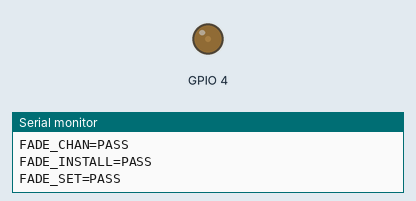
Simulated run of this sketch. Board: ESP32. Parts: output pins drawn as LEDs (lit = HIGH), the last lines printed to the serial monitor. Pins used as bus, display or sensor lines are not drawn.

Above: at 0.1 s.
At 0.7 s:
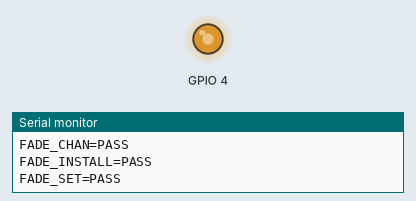
At 1.1 s:
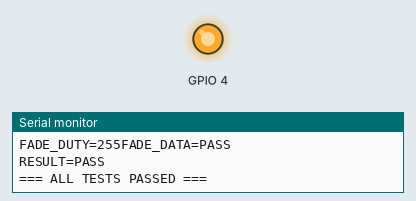
Timing chart, 0 to 2.6 s (numbered marks = the images above):
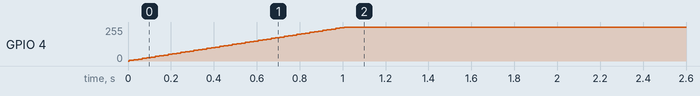

The sketch:

pwm.ino
```cpp
#include <driver/ledc.h>
void setup() {
  Serial.begin(115200);
  Serial.println("=== PWM TEST ===");
  bool pass = true;
  esp_err_t err = ESP_OK;
  ledcAttach(2, 5000, 8);
  ledcWrite(2, 128);
  Serial.println("[PWM] write 128 OK");
  ledcWrite(2, 64);
  Serial.println("[PWM] write 64 OK");
  ledcDetach(2);
  Serial.println("[PWM] detach OK");
  ledc_timer_config_t ft = {};
  ft.speed_mode = LEDC_LOW_SPEED_MODE;
  ft.duty_resolution = LEDC_TIMER_8_BIT;
  ft.timer_num = LEDC_TIMER_1;
  ft.freq_hz = 5000;
  ft.clk_cfg = LEDC_AUTO_CLK;
  err = ledc_timer_config(&ft);
  Serial.print("FADE_TIMER="); Serial.println(err == ESP_OK ? "PASS" : "FAIL");
  if (err != ESP_OK) pass = false;
  ledc_channel_config_t fc = {};
  fc.gpio_num = 4;
  fc.speed_mode = LEDC_LOW_SPEED_MODE;
  fc.channel = LEDC_CHANNEL_1;
  fc.timer_sel = LEDC_TIMER_1;
  fc.duty = 0;
  fc.hpoint = 0;
  err = ledc_channel_config(&fc);
  Serial.print("FADE_CHAN="); Serial.println(err == ESP_OK ? "PASS" : "FAIL");
  if (err != ESP_OK) pass = false;
  err = ledc_fade_func_install(0);
  Serial.print("FADE_INSTALL="); Serial.println(err == ESP_OK ? "PASS" : "FAIL");
  if (err != ESP_OK) pass = false;
  err = ledc_set_fade_with_time(LEDC_LOW_SPEED_MODE, LEDC_CHANNEL_1, 255, 1000);
  Serial.print("FADE_SET="); Serial.println(err == ESP_OK ? "PASS" : "FAIL");
  if (err != ESP_OK) pass = false;
  err = ledc_fade_start(LEDC_LOW_SPEED_MODE, LEDC_CHANNEL_1, LEDC_FADE_WAIT_DONE);
  Serial.print("FADE_RUN="); Serial.println(err == ESP_OK ? "PASS" : "FAIL");
  if (err != ESP_OK) pass = false;
  uint32_t fduty = ledc_get_duty(LEDC_LOW_SPEED_MODE, LEDC_CHANNEL_1);
  Serial.printf("FADE_DUTY=%u", (unsigned)fduty);
  if (fduty != 255) { Serial.println("FADE_DATA=FAIL"); pass = false; }
  else Serial.println("FADE_DATA=PASS");
  Serial.print("RESULT="); Serial.println(pass ? "PASS" : "FAIL");
  Serial.println("=== ALL TESTS PASSED ===");
}
void loop() { delay(1000); }
```
